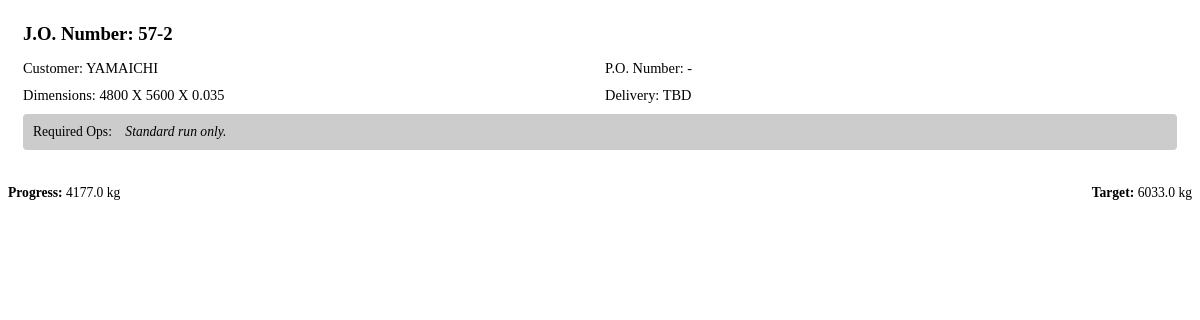
The page /get-job-specs/4/ on the database as committed earlier.
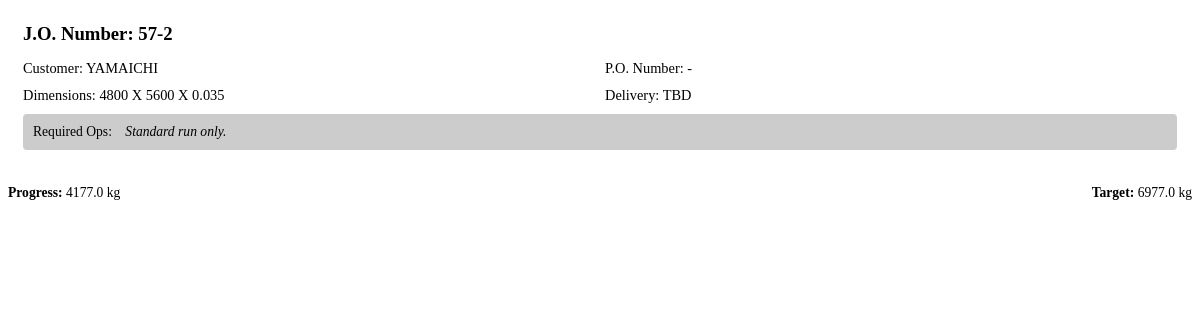
The same page on the database as committed later.
### production/models.py (models this page shows, shortened)
class JobOrder(models.Model):
    jo_number = models.CharField(max_length=20, unique=True)
    customer = models.CharField(max_length=100)
    po_number = models.CharField(max_length=50, blank=True, default="-")
    target_delivery_date = models.DateField(null=True, blank=True)
    product_dimension = models.CharField(max_length=100, default="", help_text="e.g., 230 x 240 x 0.03")
    recipe = models.ForeignKey(Recipe, on_delete=models.SET_NULL, null=True, blank=True)
    printing_required = models.BooleanField(default=False)
    sealing_required = models.BooleanField(default=False)
    slitting_required = models.BooleanField(default=False)
    remarks = models.TextField(blank=True, default="-")
    wastage_buffer_percent = models.DecimalField(max_digits=5, decimal_places=2, default=10.00)
    order_quantity_kg = models.DecimalField(max_digits=10, decimal_places=2)
    total_est_material_kg = models.DecimalField(max_digits=10, decimal_places=2, editable=False, default=0)
    total_extruded_kg = models.DecimalField(max_digits=10, decimal_places=2, default=0)
    total_cut_kg = models.DecimalField(max_digits=10, decimal_places=2, default=0)
    total_packed_kg = models.DecimalField(max_digits=10, decimal_places=2, default=0)
    total_shipped_kg = models.DecimalField(max_digits=10, decimal_places=2, default=0)
    is_completed = models.BooleanField(default=False, help_text="Mark as true when the entire order is finished.")

### production/views.py (the view)
# urls.py: path('get-job-specs/<int:jo_id>/', views.get_job_specs, name='get_job_specs'),
def get_job_specs(request, jo_id):
    job_order = get_object_or_404(JobOrder, id=jo_id)
    if job_order.is_completed:
        return HttpResponse("<div style='padding: 15px; background: #dc3545; color: white; border-radius: 4px; font-weight: bold; text-align: center;'>Error: This Job Order is already closed or completed. You cannot log new data against it.</div>")
    dept = request.GET.get('dept')
    if not dept:
        dept = 'cutting'
    return render(request, 'production/partials/job_spec_card.html', {'jo': job_order, 'dept': dept})

### production/templates/production/partials/job_spec_card.html (shortened to what this page needs)
<div style="background: var(--brand-dark); color: var(--primary-fg); padding: 15px; border-radius: var(--radius); margin-bottom: 20px;">
    <h3 style="margin: 0 0 10px 0; color: var(--action-blue); border-bottom: 1px solid var(--border-hard); padding-bottom: 5px;">
        J.O. Number: {{ jo.jo_number }}
    </h3>
    <div style="display: grid; grid-template-columns: 1fr 1fr; gap: 10px; font-size: 0.9rem; margin-bottom: 10px;">
        <div><span style="color: var(--border-hard);">Customer:</span> <span class="text-bright">{{ jo.customer }}</span></div>
        <div><span style="color: var(--border-hard);">P.O. Number:</span> <span class="text-bright">{{ jo.po_number|default:"-" }}</span></div>
        <div><span style="color: var(--border-hard);">Dimensions:</span> <span class="text-bright">{{ jo.product_dimension|default:"Standard" }}</span></div>
        <div><span style="color: var(--border-hard);">Delivery:</span> <span class="text-bright">{{ jo.target_delivery_date|default:"TBD" }}</span></div>
    </div>
    <div style="background: rgba(0,0,0,0.2); padding: 10px; border-radius: 4px; font-size: 0.85rem;">
        <span style="color: var(--border-hard); margin-right: 10px;">Required Ops:</span>
        {% if not jo.printing_required and not jo.sealing_required and not jo.slitting_required %}
            <span style="color: var(--border-hard); font-style: italic;">Standard run only.</span>
        {% endif %}
    </div>
</div>
<div id="active-progress-bar" hx-swap-oob="true">
    {% if dept == 'packing' %}
        {% include 'production/partials/progress_indicator.html' with current_amount=jo.total_packed_kg target_amount=jo.total_cut_kg %}
    {% else %}
        {% include 'production/partials/progress_indicator.html' with current_amount=jo.total_cut_kg target_amount=jo.total_extruded_kg %}
    {% endif %}
</div>

### production/templates/production/partials/progress_indicator.html (shortened to what this page needs)
<div style="margin-bottom: 20px;">
    <div style="display: flex; justify-content: space-between; font-size: 0.85rem; margin-bottom: 5px; color: var(--text-muted);">
        <span><strong>Progress:</strong> {{ current_amount|default:"0"|floatformat:1 }} kg</span>
        <span><strong>Target:</strong> {{ target_amount|default:"0"|floatformat:1 }} kg</span>
    </div>
    <div style="background: var(--border-soft); border-radius: 4px; width: 100%; height: 12px; overflow: hidden;">
        {% if target_amount and target_amount > 0 %}
            <div style="
                background: {% if current_amount >= target_amount %}#28a745{% else %}var(--action-blue){% endif %};
                height: 100%;
                /* Cap at 100% physically just in case of overproduction */
                width: min({% widthratio current_amount target_amount 100 %}%, 100%);
                transition: width 0.4s ease-in-out;">
            </div>
        {% else %}
            <div style="background: var(--action-blue); height: 100%; width: 0%;"></div>
        {% endif %}
    </div>
</div>

Rows that differ between the two databases and show on the page:
changed JobOrder "YAMAICHI": total_extruded_kg "6033.0" → "6977.0"
